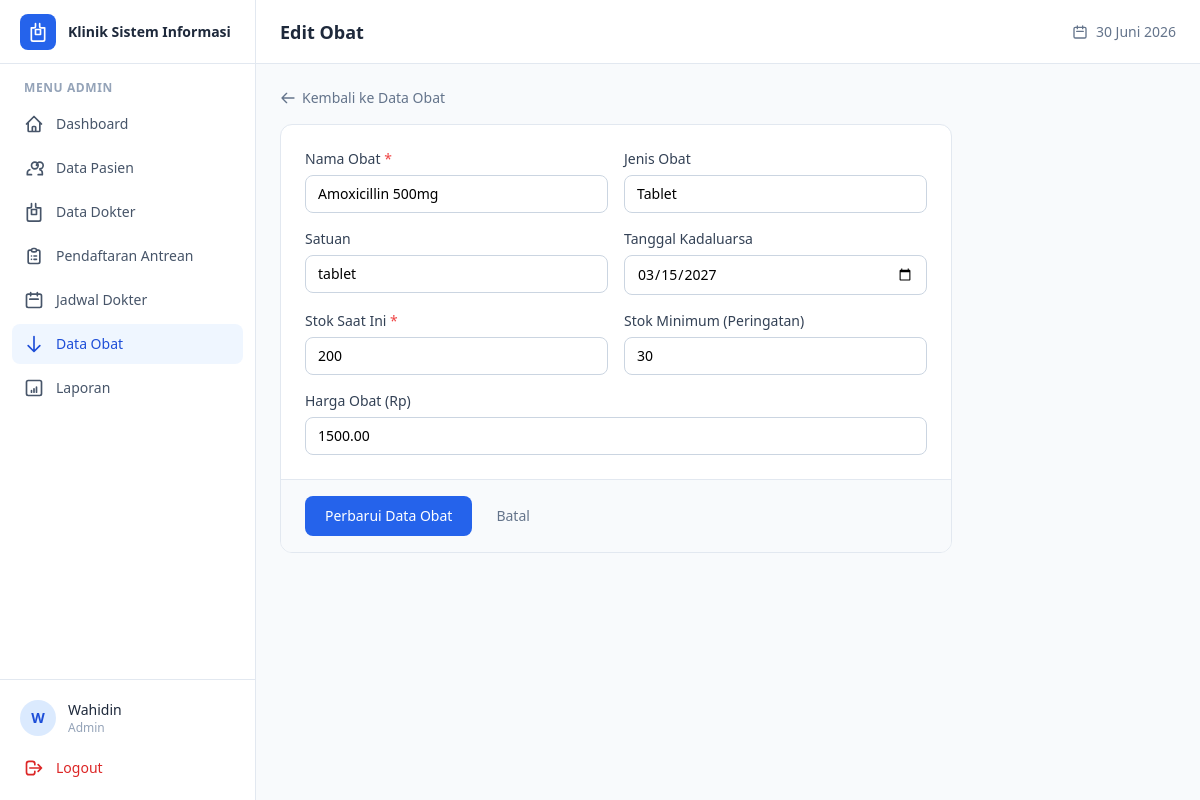
/admin/data_obat/edit.php?id=2 (signed in), run on the app's committed database.
### tables this page shows
CREATE TABLE obat (
    id_obat        INT AUTO_INCREMENT PRIMARY KEY,
    nama_obat      VARCHAR(100) NOT NULL,
    jenis_obat     VARCHAR(50)  NULL,
    satuan         VARCHAR(20)  DEFAULT 'pcs',
    stok           INT NOT NULL DEFAULT 0,
    stok_minimum   INT DEFAULT 10,
    kadaluarsa     DATE NULL,
    harga          DECIMAL(10,2) DEFAULT 0,
    created_at     DATETIME DEFAULT CURRENT_TIMESTAMP,
    updated_at     DATETIME DEFAULT CURRENT_TIMESTAMP ON UPDATE CURRENT_TIMESTAMP
);

### includes/functions.php (called while the page is built, shortened)
<?php
function clean($data) {
    return htmlspecialchars(trim($data), ENT_QUOTES, 'UTF-8');
}

### admin/data_obat/edit.php (the view, shortened to what this page needs)
<?php
require_once __DIR__ . '/../../includes/functions.php';
$id = $_GET['id'] ?? null;
$stmt = $koneksi->prepare("SELECT * FROM obat WHERE id_obat = ?");
$stmt->execute([$id]);
$obat = $stmt->fetch();
require_once __DIR__ . '/../../includes/header.php';
?>
<div class="max-w-2xl">
    <a href="index.php" class="inline-flex items-center gap-1.5 text-sm text-slate-500 hover:text-slate-700 mb-4">
        <svg class="h-4 w-4" fill="none" viewBox="0 0 24 24" stroke="currentColor"><path stroke-linecap="round" stroke-linejoin="round" stroke-width="2" d="M10 19l-7-7m0 0l7-7m-7 7h18" /></svg>
        Kembali ke Data Obat
    </a>
    <form method="POST" class="bg-white rounded-xl border border-slate-200 overflow-hidden">
        <div class="p-6 space-y-4">
            <div class="grid grid-cols-1 sm:grid-cols-2 gap-4">
                <div>
                    <label class="block text-sm font-medium text-slate-700 mb-1.5">Nama Obat <span class="text-red-500">*</span></label>
                    <input type="text" name="nama_obat" required value="<?= clean($_POST['nama_obat'] ?? $obat['nama_obat']) ?>"
                           class="w-full px-3 py-2 border border-slate-300 rounded-lg text-sm focus:ring-2 focus:ring-blue-500 focus:border-blue-500 outline-none">
                </div>
                <div>
                    <label class="block text-sm font-medium text-slate-700 mb-1.5">Jenis Obat</label>
                    <input type="text" name="jenis_obat" value="<?= clean($_POST['jenis_obat'] ?? $obat['jenis_obat']) ?>"
                           class="w-full px-3 py-2 border border-slate-300 rounded-lg text-sm focus:ring-2 focus:ring-blue-500 focus:border-blue-500 outline-none">
                </div>
                <div>
                    <label class="block text-sm font-medium text-slate-700 mb-1.5">Satuan</label>
                    <input type="text" name="satuan" value="<?= clean($_POST['satuan'] ?? $obat['satuan']) ?>"
                           class="w-full px-3 py-2 border border-slate-300 rounded-lg text-sm focus:ring-2 focus:ring-blue-500 focus:border-blue-500 outline-none">
                </div>
                <div>
                    <label class="block text-sm font-medium text-slate-700 mb-1.5">Tanggal Kadaluarsa</label>
                    <input type="date" name="kadaluarsa" value="<?= clean($_POST['kadaluarsa'] ?? $obat['kadaluarsa']) ?>"
                           class="w-full px-3 py-2 border border-slate-300 rounded-lg text-sm focus:ring-2 focus:ring-blue-500 focus:border-blue-500 outline-none">
                </div>
                <div>
                    <label class="block text-sm font-medium text-slate-700 mb-1.5">Stok Saat Ini <span class="text-red-500">*</span></label>
                    <input type="number" name="stok" required min="0" value="<?= clean($_POST['stok'] ?? $obat['stok']) ?>"
                           class="w-full px-3 py-2 border border-slate-300 rounded-lg text-sm focus:ring-2 focus:ring-blue-500 focus:border-blue-500 outline-none">
                </div>
                <div>
                    <label class="block text-sm font-medium text-slate-700 mb-1.5">Stok Minimum (Peringatan)</label>
                    <input type="number" name="stok_minimum" min="0" value="<?= clean($_POST['stok_minimum'] ?? $obat['stok_minimum']) ?>"
                           class="w-full px-3 py-2 border border-slate-300 rounded-lg text-sm focus:ring-2 focus:ring-blue-500 focus:border-blue-500 outline-none">
                </div>
                <div class="sm:col-span-2">
                    <label class="block text-sm font-medium text-slate-700 mb-1.5">Harga Obat (Rp)</label>
                    <input type="number" name="harga" min="0" value="<?= clean($_POST['harga'] ?? $obat['harga']) ?>"
                           class="w-full px-3 py-2 border border-slate-300 rounded-lg text-sm focus:ring-2 focus:ring-blue-500 focus:border-blue-500 outline-none">
                </div>
            </div>
        </div>
        <div class="bg-slate-50 px-6 py-4 border-t border-slate-200 flex items-center gap-3">
            <button type="submit" class="bg-blue-600 hover:bg-blue-700 text-white text-sm font-medium px-5 py-2.5 rounded-lg transition">
                Perbarui Data Obat
            </button>
            <a href="index.php" class="text-sm text-slate-500 hover:text-slate-700 px-3 py-2.5">Batal</a>
        </div>
    </form>
</div>
<?php require_once __DIR__ . '/../../includes/footer.php'; ?>

### data on the page
obat: nama_obat "Amoxicillin 500mg", jenis_obat "Tablet", satuan "tablet", kadaluarsa "03/15/2027", stok "200", stok_minimum "30", harga "1500.00"

### other printed values
substr($nama_user, 0, 1) "W"
$nama_user "Wahidin"
$role "Admin"
$judul_halaman "Edit Obat"
